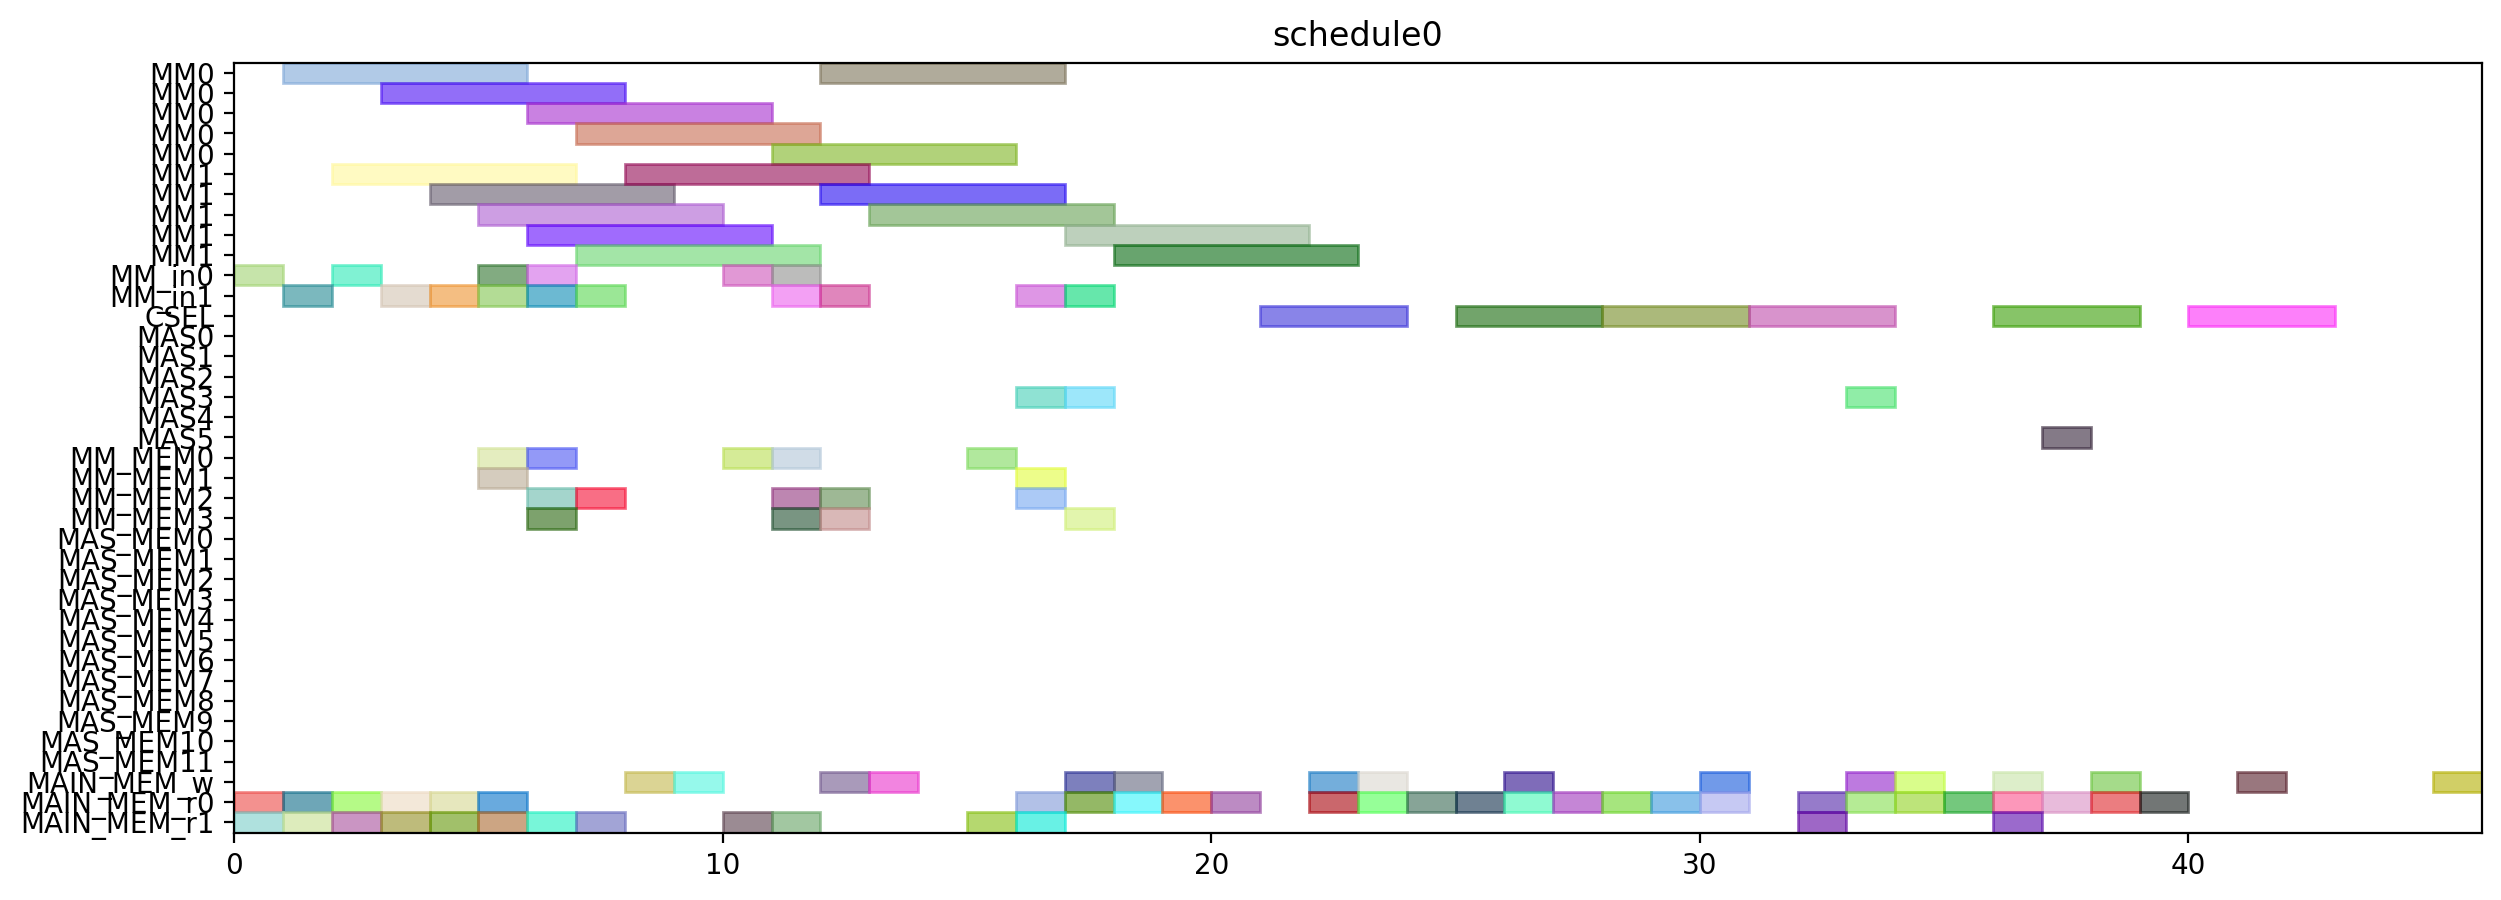

Source code (Python):
from pyschedule import Scenario, solvers, plotters, alt


def solve():
	horizon = 120
	S = Scenario("schedule0", horizon=horizon)

	# resource
	MM = S.Resources('MM', num=2, size=5)
	MM_in = S.Resources('MM_in', num=2)
	CSEL = S.Resource('CSEL')
	MAS = S.Resources('MAS', num=6, size=1, periods=range(1, horizon))
	MM_MEM = S.Resources('MM_MEM', num=4)
	MAS_MEM = S.Resources('MAS_MEM', num=12)
	MAIN_MEM_w = S.Resource('MAIN_MEM_w', size=1)
	MAIN_MEM_r = S.Resources('MAIN_MEM_r', num=2)

	# result of previous scheduling

	# new tasks
	alpha0 = S.Task('alpha0', length=5, delay_cost=1)
	alpha0 += alt(MM)
	alpha0_in = S.Task('alpha0_in', length=1, delay_cost=1)
	alpha0_in += alt(MM_in)
	S += alpha0_in*MM_in[0]<=alpha0*MM[0]
	S += alpha0_in*MM_in[1]<=alpha0*MM[1]
	alpha0_mem0 = S.Task('alpha0_mem0', length=1, delay_cost=1)
	alpha0_mem0 += MAIN_MEM_r[0]
	S += alpha0_mem0 <= alpha0

	alpha0_mem1 = S.Task('alpha0_mem1', length=1, delay_cost=1)
	alpha0_mem1 += MAIN_MEM_r[1]
	S += alpha0_mem1 <= alpha0

	alpha1 = S.Task('alpha1', length=5, delay_cost=1)
	alpha1 += alt(MM)
	alpha1_in = S.Task('alpha1_in', length=1, delay_cost=1)
	alpha1_in += alt(MM_in)
	S += alpha1_in*MM_in[0]<=alpha1*MM[0]
	S += alpha1_in*MM_in[1]<=alpha1*MM[1]
	alpha1_mem0 = S.Task('alpha1_mem0', length=1, delay_cost=1)
	alpha1_mem0 += MAIN_MEM_r[0]
	S += alpha1_mem0 <= alpha1

	alpha1_mem1 = S.Task('alpha1_mem1', length=1, delay_cost=1)
	alpha1_mem1 += MAIN_MEM_r[1]
	S += alpha1_mem1 <= alpha1

	xit2N0 = S.Task('xit2N0', length=5, delay_cost=1)
	xit2N0 += alt(MM)
	xit2N0_in = S.Task('xit2N0_in', length=1, delay_cost=1)
	xit2N0_in += alt(MM_in)
	S += xit2N0_in*MM_in[0]<=xit2N0*MM[0]
	S += xit2N0_in*MM_in[1]<=xit2N0*MM[1]
	S += 0<xit2N0

	xit2N0_w = S.Task('xit2N0_w', length=1, delay_cost=1)
	xit2N0_w += alt(MAIN_MEM_w)
	S += xit2N0 <= xit2N0_w

	xit2N0_mem0 = S.Task('xit2N0_mem0', length=1, delay_cost=1)
	xit2N0_mem0 += MAIN_MEM_r[0]
	S += xit2N0_mem0 <= xit2N0

	xit2N0_mem1 = S.Task('xit2N0_mem1', length=1, delay_cost=1)
	xit2N0_mem1 += MAIN_MEM_r[1]
	S += xit2N0_mem1 <= xit2N0

	xit2N1 = S.Task('xit2N1', length=5, delay_cost=1)
	xit2N1 += alt(MM)
	xit2N1_in = S.Task('xit2N1_in', length=1, delay_cost=1)
	xit2N1_in += alt(MM_in)
	S += xit2N1_in*MM_in[0]<=xit2N1*MM[0]
	S += xit2N1_in*MM_in[1]<=xit2N1*MM[1]
	S += 0<xit2N1

	xit2N1_w = S.Task('xit2N1_w', length=1, delay_cost=1)
	xit2N1_w += alt(MAIN_MEM_w)
	S += xit2N1 <= xit2N1_w

	xit2N1_mem0 = S.Task('xit2N1_mem0', length=1, delay_cost=1)
	xit2N1_mem0 += MAIN_MEM_r[0]
	S += xit2N1_mem0 <= xit2N1

	xit2N1_mem1 = S.Task('xit2N1_mem1', length=1, delay_cost=1)
	xit2N1_mem1 += MAIN_MEM_r[1]
	S += xit2N1_mem1 <= xit2N1

	t30 = S.Task('t30', length=5, delay_cost=1)
	t30 += alt(MM)
	t30_in = S.Task('t30_in', length=1, delay_cost=1)
	t30_in += alt(MM_in)
	S += t30_in*MM_in[0]<=t30*MM[0]
	S += t30_in*MM_in[1]<=t30*MM[1]
	t30_mem0 = S.Task('t30_mem0', length=1, delay_cost=1)
	t30_mem0 += MAIN_MEM_r[0]
	S += t30_mem0 <= t30

	t30_mem1 = S.Task('t30_mem1', length=1, delay_cost=1)
	t30_mem1 += MAIN_MEM_r[1]
	S += t30_mem1 <= t30

	t31 = S.Task('t31', length=5, delay_cost=1)
	t31 += alt(MM)
	t31_in = S.Task('t31_in', length=1, delay_cost=1)
	t31_in += alt(MM_in)
	S += t31_in*MM_in[0]<=t31*MM[0]
	S += t31_in*MM_in[1]<=t31*MM[1]
	t31_mem0 = S.Task('t31_mem0', length=1, delay_cost=1)
	t31_mem0 += MAIN_MEM_r[0]
	S += t31_mem0 <= t31

	t31_mem1 = S.Task('t31_mem1', length=1, delay_cost=1)
	t31_mem1 += MAIN_MEM_r[1]
	S += t31_mem1 <= t31

	alphaD0 = S.Task('alphaD0', length=5, delay_cost=1)
	alphaD0 += alt(MM)
	alphaD0_in = S.Task('alphaD0_in', length=1, delay_cost=1)
	alphaD0_in += alt(MM_in)
	S += alphaD0_in*MM_in[0]<=alphaD0*MM[0]
	S += alphaD0_in*MM_in[1]<=alphaD0*MM[1]
	S += 0<alphaD0

	alphaD0_w = S.Task('alphaD0_w', length=1, delay_cost=1)
	alphaD0_w += alt(MAIN_MEM_w)
	S += alphaD0 <= alphaD0_w

	alphaD0_mem0 = S.Task('alphaD0_mem0', length=1, delay_cost=1)
	alphaD0_mem0 += alt(MM_MEM)
	S += (alpha0*MM[0])-1 < alphaD0_mem0*MM_MEM[0]
	S += (alpha0*MM[1])-1 < alphaD0_mem0*MM_MEM[2]
	S += alphaD0_mem0 <= alphaD0

	alphaD0_mem1 = S.Task('alphaD0_mem1', length=1, delay_cost=1)
	alphaD0_mem1 += MAIN_MEM_r[1]
	S += alphaD0_mem1 <= alphaD0

	alphaD1 = S.Task('alphaD1', length=5, delay_cost=1)
	alphaD1 += alt(MM)
	alphaD1_in = S.Task('alphaD1_in', length=1, delay_cost=1)
	alphaD1_in += alt(MM_in)
	S += alphaD1_in*MM_in[0]<=alphaD1*MM[0]
	S += alphaD1_in*MM_in[1]<=alphaD1*MM[1]
	S += 0<alphaD1

	alphaD1_w = S.Task('alphaD1_w', length=1, delay_cost=1)
	alphaD1_w += alt(MAIN_MEM_w)
	S += alphaD1 <= alphaD1_w

	alphaD1_mem0 = S.Task('alphaD1_mem0', length=1, delay_cost=1)
	alphaD1_mem0 += alt(MM_MEM)
	S += (alpha1*MM[0])-1 < alphaD1_mem0*MM_MEM[0]
	S += (alpha1*MM[1])-1 < alphaD1_mem0*MM_MEM[2]
	S += alphaD1_mem0 <= alphaD1

	alphaD1_mem1 = S.Task('alphaD1_mem1', length=1, delay_cost=1)
	alphaD1_mem1 += MAIN_MEM_r[1]
	S += alphaD1_mem1 <= alphaD1

	alpha20 = S.Task('alpha20', length=5, delay_cost=1)
	alpha20 += alt(MM)
	alpha20_in = S.Task('alpha20_in', length=1, delay_cost=1)
	alpha20_in += alt(MM_in)
	S += alpha20_in*MM_in[0]<=alpha20*MM[0]
	S += alpha20_in*MM_in[1]<=alpha20*MM[1]
	alpha20_mem0 = S.Task('alpha20_mem0', length=1, delay_cost=1)
	alpha20_mem0 += alt(MM_MEM)
	S += (alpha0*MM[0])-1 < alpha20_mem0*MM_MEM[0]
	S += (alpha0*MM[1])-1 < alpha20_mem0*MM_MEM[2]
	S += alpha20_mem0 <= alpha20

	alpha20_mem1 = S.Task('alpha20_mem1', length=1, delay_cost=1)
	alpha20_mem1 += alt(MM_MEM)
	S += (alpha0*MM[0])-1 < alpha20_mem1*MM_MEM[1]
	S += (alpha0*MM[1])-1 < alpha20_mem1*MM_MEM[3]
	S += alpha20_mem1 <= alpha20

	alpha21 = S.Task('alpha21', length=5, delay_cost=1)
	alpha21 += alt(MM)
	alpha21_in = S.Task('alpha21_in', length=1, delay_cost=1)
	alpha21_in += alt(MM_in)
	S += alpha21_in*MM_in[0]<=alpha21*MM[0]
	S += alpha21_in*MM_in[1]<=alpha21*MM[1]
	alpha21_mem0 = S.Task('alpha21_mem0', length=1, delay_cost=1)
	alpha21_mem0 += alt(MM_MEM)
	S += (alpha1*MM[0])-1 < alpha21_mem0*MM_MEM[0]
	S += (alpha1*MM[1])-1 < alpha21_mem0*MM_MEM[2]
	S += alpha21_mem0 <= alpha21

	alpha21_mem1 = S.Task('alpha21_mem1', length=1, delay_cost=1)
	alpha21_mem1 += alt(MM_MEM)
	S += (alpha1*MM[0])-1 < alpha21_mem1*MM_MEM[1]
	S += (alpha1*MM[1])-1 < alpha21_mem1*MM_MEM[3]
	S += alpha21_mem1 <= alpha21

	alpha2V0 = S.Task('alpha2V0', length=5, delay_cost=1)
	alpha2V0 += alt(MM)
	alpha2V0_in = S.Task('alpha2V0_in', length=1, delay_cost=1)
	alpha2V0_in += alt(MM_in)
	S += alpha2V0_in*MM_in[0]<=alpha2V0*MM[0]
	S += alpha2V0_in*MM_in[1]<=alpha2V0*MM[1]
	alpha2V0_mem0 = S.Task('alpha2V0_mem0', length=1, delay_cost=1)
	alpha2V0_mem0 += alt(MM_MEM)
	S += (alpha20*MM[0])-1 < alpha2V0_mem0*MM_MEM[0]
	S += (alpha20*MM[1])-1 < alpha2V0_mem0*MM_MEM[2]
	S += alpha2V0_mem0 <= alpha2V0

	alpha2V0_mem1 = S.Task('alpha2V0_mem1', length=1, delay_cost=1)
	alpha2V0_mem1 += MAIN_MEM_r[1]
	S += alpha2V0_mem1 <= alpha2V0

	alpha2V1 = S.Task('alpha2V1', length=5, delay_cost=1)
	alpha2V1 += alt(MM)
	alpha2V1_in = S.Task('alpha2V1_in', length=1, delay_cost=1)
	alpha2V1_in += alt(MM_in)
	S += alpha2V1_in*MM_in[0]<=alpha2V1*MM[0]
	S += alpha2V1_in*MM_in[1]<=alpha2V1*MM[1]
	alpha2V1_mem0 = S.Task('alpha2V1_mem0', length=1, delay_cost=1)
	alpha2V1_mem0 += alt(MM_MEM)
	S += (alpha21*MM[0])-1 < alpha2V1_mem0*MM_MEM[0]
	S += (alpha21*MM[1])-1 < alpha2V1_mem0*MM_MEM[2]
	S += alpha2V1_mem0 <= alpha2V1

	alpha2V1_mem1 = S.Task('alpha2V1_mem1', length=1, delay_cost=1)
	alpha2V1_mem1 += MAIN_MEM_r[1]
	S += alpha2V1_mem1 <= alpha2V1

	t3alphaD0 = S.Task('t3alphaD0', length=5, delay_cost=1)
	t3alphaD0 += alt(MM)
	t3alphaD0_in = S.Task('t3alphaD0_in', length=1, delay_cost=1)
	t3alphaD0_in += alt(MM_in)
	S += t3alphaD0_in*MM_in[0]<=t3alphaD0*MM[0]
	S += t3alphaD0_in*MM_in[1]<=t3alphaD0*MM[1]
	t3alphaD0_mem0 = S.Task('t3alphaD0_mem0', length=1, delay_cost=1)
	t3alphaD0_mem0 += alt(MM_MEM)
	S += (t30*MM[0])-1 < t3alphaD0_mem0*MM_MEM[0]
	S += (t30*MM[1])-1 < t3alphaD0_mem0*MM_MEM[2]
	S += t3alphaD0_mem0 <= t3alphaD0

	t3alphaD0_mem1 = S.Task('t3alphaD0_mem1', length=1, delay_cost=1)
	t3alphaD0_mem1 += alt(MM_MEM)
	S += (alphaD0*MM[0])-1 < t3alphaD0_mem1*MM_MEM[1]
	S += (alphaD0*MM[1])-1 < t3alphaD0_mem1*MM_MEM[3]
	S += t3alphaD0_mem1 <= t3alphaD0

	t3alphaD1 = S.Task('t3alphaD1', length=5, delay_cost=1)
	t3alphaD1 += alt(MM)
	t3alphaD1_in = S.Task('t3alphaD1_in', length=1, delay_cost=1)
	t3alphaD1_in += alt(MM_in)
	S += t3alphaD1_in*MM_in[0]<=t3alphaD1*MM[0]
	S += t3alphaD1_in*MM_in[1]<=t3alphaD1*MM[1]
	t3alphaD1_mem0 = S.Task('t3alphaD1_mem0', length=1, delay_cost=1)
	t3alphaD1_mem0 += alt(MM_MEM)
	S += (t31*MM[0])-1 < t3alphaD1_mem0*MM_MEM[0]
	S += (t31*MM[1])-1 < t3alphaD1_mem0*MM_MEM[2]
	S += t3alphaD1_mem0 <= t3alphaD1

	t3alphaD1_mem1 = S.Task('t3alphaD1_mem1', length=1, delay_cost=1)
	t3alphaD1_mem1 += alt(MM_MEM)
	S += (alphaD1*MM[0])-1 < t3alphaD1_mem1*MM_MEM[1]
	S += (alphaD1*MM[1])-1 < t3alphaD1_mem1*MM_MEM[3]
	S += t3alphaD1_mem1 <= t3alphaD1

	y20 = S.Task('y20', length=5, delay_cost=1)
	y20 += alt(MM)
	y20_in = S.Task('y20_in', length=1, delay_cost=1)
	y20_in += alt(MM_in)
	S += y20_in*MM_in[0]<=y20*MM[0]
	S += y20_in*MM_in[1]<=y20*MM[1]
	S += 0<y20

	y20_w = S.Task('y20_w', length=1, delay_cost=1)
	y20_w += alt(MAIN_MEM_w)
	S += y20 <= y20_w

	y20_mem0 = S.Task('y20_mem0', length=1, delay_cost=1)
	y20_mem0 += MAIN_MEM_r[0]
	S += y20_mem0 <= y20

	y20_mem1 = S.Task('y20_mem1', length=1, delay_cost=1)
	y20_mem1 += alt(MM_MEM)
	S += (t3alphaD0*MM[0])-1 < y20_mem1*MM_MEM[1]
	S += (t3alphaD0*MM[1])-1 < y20_mem1*MM_MEM[3]
	S += y20_mem1 <= y20

	y21 = S.Task('y21', length=5, delay_cost=1)
	y21 += alt(MM)
	y21_in = S.Task('y21_in', length=1, delay_cost=1)
	y21_in += alt(MM_in)
	S += y21_in*MM_in[0]<=y21*MM[0]
	S += y21_in*MM_in[1]<=y21*MM[1]
	S += 0<y21

	y21_w = S.Task('y21_w', length=1, delay_cost=1)
	y21_w += alt(MAIN_MEM_w)
	S += y21 <= y21_w

	y21_mem0 = S.Task('y21_mem0', length=1, delay_cost=1)
	y21_mem0 += MAIN_MEM_r[0]
	S += y21_mem0 <= y21

	y21_mem1 = S.Task('y21_mem1', length=1, delay_cost=1)
	y21_mem1 += alt(MM_MEM)
	S += (t3alphaD1*MM[0])-1 < y21_mem1*MM_MEM[1]
	S += (t3alphaD1*MM[1])-1 < y21_mem1*MM_MEM[3]
	S += y21_mem1 <= y21

	alpha2V_U0 = S.Task('alpha2V_U0', length=1, delay_cost=1)
	alpha2V_U0 += alt(MAS)
	S += 0<alpha2V_U0

	alpha2V_U0_w = S.Task('alpha2V_U0_w', length=1, delay_cost=1)
	alpha2V_U0_w += alt(MAIN_MEM_w)
	S += alpha2V_U0 <= alpha2V_U0_w

	alpha2V_U0_mem0 = S.Task('alpha2V_U0_mem0', length=1, delay_cost=1)
	alpha2V_U0_mem0 += alt(MM_MEM)
	S += (alpha2V0*MM[0])-1 < alpha2V_U0_mem0*MM_MEM[0]
	S += (alpha2V0*MM[1])-1 < alpha2V_U0_mem0*MM_MEM[2]
	S += alpha2V_U0_mem0 <= alpha2V_U0

	alpha2V_U0_mem1 = S.Task('alpha2V_U0_mem1', length=1, delay_cost=1)
	alpha2V_U0_mem1 += MAIN_MEM_r[1]
	S += alpha2V_U0_mem1 <= alpha2V_U0

	alpha2V_U1 = S.Task('alpha2V_U1', length=1, delay_cost=1)
	alpha2V_U1 += alt(MAS)
	S += 0<alpha2V_U1

	alpha2V_U1_w = S.Task('alpha2V_U1_w', length=1, delay_cost=1)
	alpha2V_U1_w += alt(MAIN_MEM_w)
	S += alpha2V_U1 <= alpha2V_U1_w

	alpha2V_U1_mem0 = S.Task('alpha2V_U1_mem0', length=1, delay_cost=1)
	alpha2V_U1_mem0 += alt(MM_MEM)
	S += (alpha2V1*MM[0])-1 < alpha2V_U1_mem0*MM_MEM[0]
	S += (alpha2V1*MM[1])-1 < alpha2V_U1_mem0*MM_MEM[2]
	S += alpha2V_U1_mem0 <= alpha2V_U1

	alpha2V_U1_mem1 = S.Task('alpha2V_U1_mem1', length=1, delay_cost=1)
	alpha2V_U1_mem1 += MAIN_MEM_r[1]
	S += alpha2V_U1_mem1 <= alpha2V_U1

	X0 = S.Task('X0', length=3, delay_cost=1)
	X0 += alt(CSEL)

	X0_w = S.Task('X0_w', length=1, delay_cost=1)
	X0_w += alt(MAIN_MEM_w)
	S += X0+2 <= X0_w

	X0_mem0 = S.Task('X0_mem0', length=1, delay_cost=1)
	X0_mem0 += MAIN_MEM_r[0]
	S += alpha2V_U0_w < X0_mem0
	S += X0_mem0+ 2 <= X0

	X0_mem1 = S.Task('X0_mem1', length=1, delay_cost=1)
	X0_mem1 += MAIN_MEM_r[0]
	S += xit2N0_w < X0_mem1
	S += X0_mem1+ 1 <= X0

	X0_mem2 = S.Task('X0_mem2', length=1, delay_cost=1)
	X0_mem2 += MAIN_MEM_r[0]
	S += X0_mem2+ 0 <= X0

	X1 = S.Task('X1', length=3, delay_cost=1)
	X1 += alt(CSEL)

	X1_w = S.Task('X1_w', length=1, delay_cost=1)
	X1_w += alt(MAIN_MEM_w)
	S += X1+2 <= X1_w

	X1_mem0 = S.Task('X1_mem0', length=1, delay_cost=1)
	X1_mem0 += MAIN_MEM_r[0]
	S += alpha2V_U1_w < X1_mem0
	S += X1_mem0+ 2 <= X1

	X1_mem1 = S.Task('X1_mem1', length=1, delay_cost=1)
	X1_mem1 += MAIN_MEM_r[0]
	S += xit2N1_w < X1_mem1
	S += X1_mem1+ 1 <= X1

	X1_mem2 = S.Task('X1_mem2', length=1, delay_cost=1)
	X1_mem2 += MAIN_MEM_r[0]
	S += X1_mem2+ 0 <= X1

	y0 = S.Task('y0', length=3, delay_cost=1)
	y0 += alt(CSEL)

	y0_w = S.Task('y0_w', length=1, delay_cost=1)
	y0_w += alt(MAIN_MEM_w)
	S += y0+2 <= y0_w

	y0_mem0 = S.Task('y0_mem0', length=1, delay_cost=1)
	y0_mem0 += MAIN_MEM_r[0]
	S += alpha2V_U0_w < y0_mem0
	S += y0_mem0+ 2 <= y0

	y0_mem1 = S.Task('y0_mem1', length=1, delay_cost=1)
	y0_mem1 += MAIN_MEM_r[0]
	S += y20_w < y0_mem1
	S += y0_mem1+ 1 <= y0

	y0_mem2 = S.Task('y0_mem2', length=1, delay_cost=1)
	y0_mem2 += MAIN_MEM_r[0]
	S += alphaD0_w < y0_mem2
	S += y0_mem2+ 0 <= y0

	y1 = S.Task('y1', length=3, delay_cost=1)
	y1 += alt(CSEL)

	y1_w = S.Task('y1_w', length=1, delay_cost=1)
	y1_w += alt(MAIN_MEM_w)
	S += y1+2 <= y1_w

	y1_mem0 = S.Task('y1_mem0', length=1, delay_cost=1)
	y1_mem0 += MAIN_MEM_r[0]
	S += alpha2V_U1_w < y1_mem0
	S += y1_mem0+ 2 <= y1

	y1_mem1 = S.Task('y1_mem1', length=1, delay_cost=1)
	y1_mem1 += MAIN_MEM_r[0]
	S += y21_w < y1_mem1
	S += y1_mem1+ 1 <= y1

	y1_mem2 = S.Task('y1_mem2', length=1, delay_cost=1)
	y1_mem2 += MAIN_MEM_r[0]
	S += alphaD1_w < y1_mem2
	S += y1_mem2+ 0 <= y1

	y_alt0 = S.Task('y_alt0', length=1, delay_cost=1)
	y_alt0 += alt(MAS)
	S += 0<y_alt0

	y_alt0_w = S.Task('y_alt0_w', length=1, delay_cost=1)
	y_alt0_w += alt(MAIN_MEM_w)
	S += y_alt0 <= y_alt0_w

	y_alt0_mem0 = S.Task('y_alt0_mem0', length=1, delay_cost=1)
	y_alt0_mem0 += MAIN_MEM_r[0]
	S += y_alt0_mem0 <= y_alt0

	y_alt0_mem1 = S.Task('y_alt0_mem1', length=1, delay_cost=1)
	y_alt0_mem1 += MAIN_MEM_r[1]
	S += y0_w < y_alt0_mem1
	S += y_alt0_mem1 <= y_alt0

	y_alt1 = S.Task('y_alt1', length=1, delay_cost=1)
	y_alt1 += alt(MAS)
	S += 0<y_alt1

	y_alt1_w = S.Task('y_alt1_w', length=1, delay_cost=1)
	y_alt1_w += alt(MAIN_MEM_w)
	S += y_alt1 <= y_alt1_w

	y_alt1_mem0 = S.Task('y_alt1_mem0', length=1, delay_cost=1)
	y_alt1_mem0 += MAIN_MEM_r[0]
	S += y_alt1_mem0 <= y_alt1

	y_alt1_mem1 = S.Task('y_alt1_mem1', length=1, delay_cost=1)
	y_alt1_mem1 += MAIN_MEM_r[1]
	S += y1_w < y_alt1_mem1
	S += y_alt1_mem1 <= y_alt1

	Y0 = S.Task('Y0', length=3, delay_cost=1)
	Y0 += alt(CSEL)

	Y0_w = S.Task('Y0_w', length=1, delay_cost=1)
	Y0_w += alt(MAIN_MEM_w)
	S += Y0+2 <= Y0_w

	Y0_mem0 = S.Task('Y0_mem0', length=1, delay_cost=1)
	Y0_mem0 += MAIN_MEM_r[0]
	S += Y0_mem0+ 2 <= Y0

	Y0_mem1 = S.Task('Y0_mem1', length=1, delay_cost=1)
	Y0_mem1 += MAIN_MEM_r[0]
	S += y0_w < Y0_mem1
	S += Y0_mem1+ 1 <= Y0

	Y0_mem2 = S.Task('Y0_mem2', length=1, delay_cost=1)
	Y0_mem2 += MAIN_MEM_r[0]
	S += y_alt0_w < Y0_mem2
	S += Y0_mem2+ 0 <= Y0

	Y1 = S.Task('Y1', length=3, delay_cost=1)
	Y1 += alt(CSEL)

	Y1_w = S.Task('Y1_w', length=1, delay_cost=1)
	Y1_w += alt(MAIN_MEM_w)
	S += Y1+2 <= Y1_w

	Y1_mem0 = S.Task('Y1_mem0', length=1, delay_cost=1)
	Y1_mem0 += MAIN_MEM_r[0]
	S += Y1_mem0+ 2 <= Y1

	Y1_mem1 = S.Task('Y1_mem1', length=1, delay_cost=1)
	Y1_mem1 += MAIN_MEM_r[0]
	S += y1_w < Y1_mem1
	S += Y1_mem1+ 1 <= Y1

	Y1_mem2 = S.Task('Y1_mem2', length=1, delay_cost=1)
	Y1_mem2 += MAIN_MEM_r[0]
	S += y_alt1_w < Y1_mem2
	S += Y1_mem2+ 0 <= Y1

	solvers.mip.solve(S,msg=1,kind='CPLEX',ratio_gap=1.01)

	solution = [['hoge']*len(S.solution()[1]) for i in range(len(S.solution()))]
	for i in range(len(S.solution())):
		for j in range(len(S.solution()[i])):
			solution[i][j]=str(S.solution()[i][j])
	print(solution)

	cycles = int(solution[-1][3])

	pic_file_name = "/home/mfukuda/ABE/multiRAM_multiMAS_16mux/scheduling_result/stage5MM2_stage1MAS6/2xSSWU_AFTER_EXP/schedule0.png"
	if(S.solution() != []):
		plotters.matplotlib.plot(S,img_filename=pic_file_name, show_task_labels=False, fig_size=(cycles*0.25+3, 5))

	return solution
